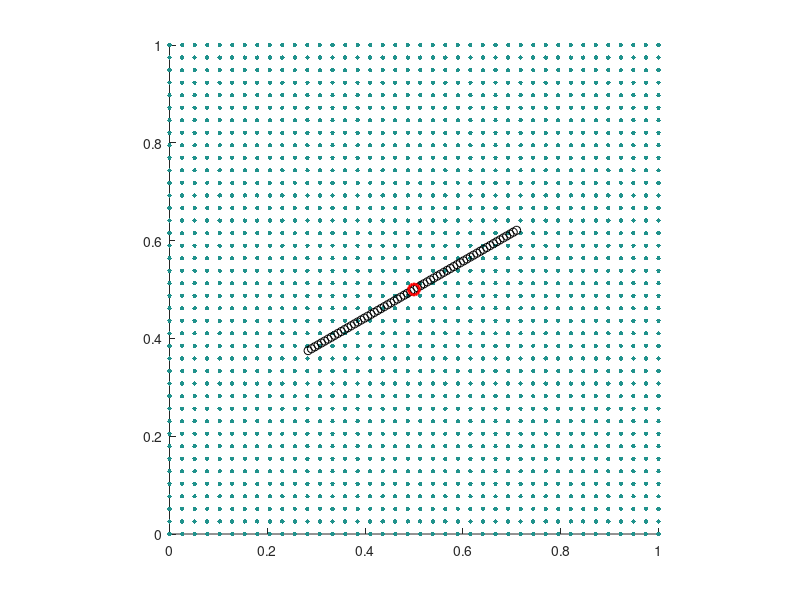

MATLAB code to generate this figure: (Note: this script raises an error after producing the figure.)
%initialize.m
%% Initialize Parameters and special indices

L=1.0 % Box size                                        % m
N=64 % Number of grid cells
h=L/N % Grid spacing                                    % m
ip=[(2:N),1] % Grid index shifted left
im=[N,(1:(N-1))] % Grid index shifted right
K = 1e6;                                                % N/m²
rho=1; % Fluid density                                  % kg/m³
mu=0.05; % viscosity                                    % kg/(m·s)
tmax=40; % Run until time                               % s
dt=2e-4; % Time step                                    % s
clockmax=ceil(tmax/dt);

%% 数据记录参数
viz_gap = 0.01; % 可视化时间间隔 (s)
record_interval = round(viz_gap / dt); % 数据记录步长间隔

%% Initialize the visualization options
viz_option = "lagrangian particles"; % all options: "vorticity", "lagrangian particles"

%% Initialize boundary and velocity
%f0=1e-3;
%k=0:(Nb-1);
%theta = k'*dtheta;
%X = (L/2) + (L/4)*[cos(theta), sin(theta)];

% Assume the 假设线段长度 L0，pivot点位于 Lp
%f0=1e2;
f0=5e-1; % 1e0;
L0 = L/2;
Px=L/2;
Py=L/2;
Nb = ceil(L0/(h/2));
ds = L0/Nb;
s = (0:(Nb-1))*ds;
pivot_frac = 1/2;
Lp = pivot_frac*L0;
m0 = 1e0;            % 线密度(可根据需要调整)
theta0 = pi/6;
X = zeros(Nb,2);
X(:,1) = Px + (s - Lp)*cos(theta0);
X(:,2) = Py + (s - Lp)*sin(theta0);
pivot = [Px;Py];
% I0 = m0 * integral_0^L0 (s - Lp)^2 ds = m0 * [ ( (L0 - Lp)^3 + (Lp)^3 ) / 3 ]
I0 = m0*((L0 - Lp)^3 + Lp^3)/3; 
theta = theta0;   % 初始角度
omega = 0;   % 初始角速度


u=zeros(N,N,2);
U0 = 0;  % 设定水平向右的常数速度，比如1 m/s，可根据需要调整
u(:,:,1) = U0;  % x方向速度全部设为 U0
u(:,:,2) = 0;   % y方向速度为 0
%j1=0:(N-1); % Initialize fluid velocity as (0,sin(2*pi*x/L))
%x=j1'*h;
%u(j1+1,:,2)=sin(2*pi*x/L)*ones(1,N);

%% Initialize animation
switch viz_option
    case 'vorticity'
        vorticity=(u(ip,:,2)-u(im,:,2)-u(:,ip,1)+u(:,im,1))/(2*h);
        dvorticity=(max(max(vorticity))-min(min(vorticity)))/5;
        values= (-10*dvorticity):dvorticity:(10*dvorticity); % Get vorticity contours
        valminmax=[min(values),max(values)];
        xgrid=zeros(N,N);
        ygrid=zeros(N,N);
        for j=0:(N-1)
          xgrid(j+1,:)=j*h;
          ygrid(:,j+1)=j*h;
        end
        contour(xgrid,ygrid,vorticity,values)
        caxis(valminmax)

        set(gcf,'double','on')
        contour(xgrid,ygrid,vorticity,values)
        hold on
        plot(X(:,1),X(:,2),'ko')
        axis([0,L,0,L])
        caxis(valminmax)
        axis equal
        axis manual
        drawnow
        hold off
    case "lagrangian particles"
        % visualize by Lagrangian Particle Tracking
        np=40;
        [particles_x, particles_y] = meshgrid(linspace(0,L,np),linspace(0,L,np));
        particles = [particles_x(:), particles_y(:)];
        [X_grid, Y_grid] = meshgrid(linspace(0, L, N), linspace(0, L, N));
        particles_vel_x = interp2(X_grid, Y_grid, u(:,:,1), particles(:,1), particles(:,2), 'linear', 0);
        particles_vel_y = interp2(X_grid, Y_grid, u(:,:,2), particles(:,1), particles(:,2), 'linear', 0);
        particles_vel2 = [particles_vel_x, particles_vel_y];
        speed = sqrt(particles_vel2(:,1).^2 + particles_vel2(:,2).^2);
        max(speed)
        speed_min = 0; speed_max = 1;
        avg_speed = mean(speed);
        
        scatter(particles(:,1), particles(:,2), 10, speed, 'filled', 'MarkerEdgeColor', 'none') 
        hold on
        plot(X(:,1),X(:,2),'ko')
        plot(pivot(1), pivot(2), 'ro', 'MarkerSize', 8, 'LineWidth', 2)
        axis([0 L 0 L])
        axis square;
        axis manual
        
        %colormap(jet)
        colormap(parula)
        colorbar
        clim([speed_min speed_max])
        title(sprintf('Time = %.2f, Avg Speed = %.4f', clock * dt, avg_speed))
        drawnow
        hold off
    otherwise
        error('Invalid visualization mode.');
end

%% 扩展分析数据结构
global analysis_data vorticity_snapshots;
num_records = ceil(tmax / (dt * record_interval)); % 使用局部变量计算
analysis_data = struct(...
    'time', zeros(num_records, 1), ... % 使用 num_records 而不是之前的引用
    'angle', zeros(num_records, 1), ...
    'omega', zeros(num_records, 1), ...
    'torque', zeros(num_records, 1), ...
    'upper_speed', zeros(num_records, 1), ...   % 上半区平均速度
    'lower_speed', zeros(num_records, 1), ...   % 下半区平均速度
    'pressure_diff', zeros(num_records, 1), ...  % 上下压力差
    'vorticity_peak', zeros(num_records, 1) ...  % 棒后涡量极值
);
% 定义速度/压力探测区域
[X_grid, Y_grid] = meshgrid(linspace(0, L, N), linspace(0, L, N));
is_upper = Y_grid > L/2;  % 上半区域掩膜（N×N逻辑矩阵）
is_lower = Y_grid < L/2;  % 下半区域掩膜
% 新增：定义用于存储涡量场快照的 cell 数组，每个元素保存一个时刻的涡量场矩阵
vorticity_snapshots = cell(num_records, 1);
